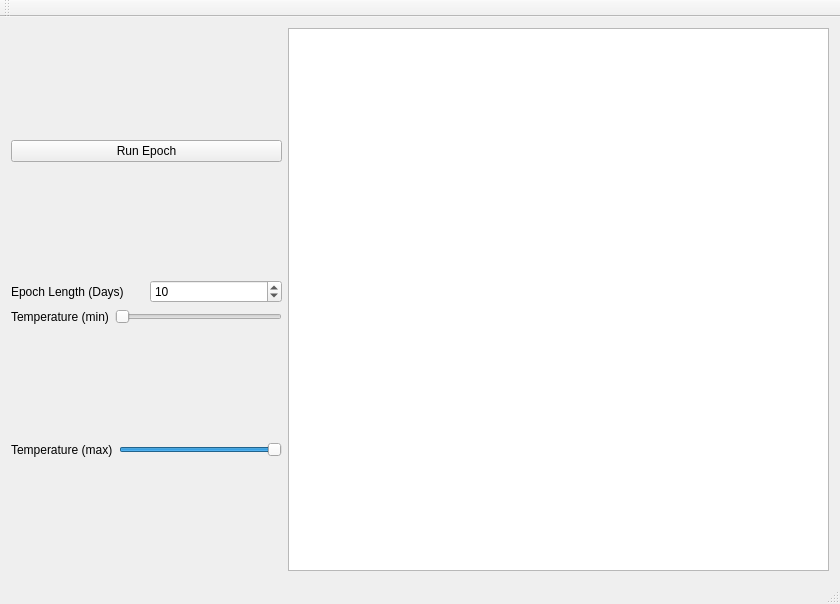
<?xml version="1.0" encoding="UTF-8"?>
<ui version="4.0">
 <class>EvolveUI</class>
 <widget class="QMainWindow" name="EvolveUI">
  <property name="geometry">
   <rect>
    <x>0</x>
    <y>0</y>
    <width>840</width>
    <height>604</height>
   </rect>
  </property>
  <property name="windowTitle">
   <string>EvolveUI</string>
  </property>
  <widget class="QWidget" name="centralWidget">
   <layout class="QVBoxLayout" name="verticalLayout">
    <item>
     <layout class="QHBoxLayout" name="horizontalLayout" stretch="1,2">
      <item>
       <layout class="QVBoxLayout" name="verticalLayout_3">
        <item>
         <widget class="QPushButton" name="run_button">
          <property name="text">
           <string>Run Epoch</string>
          </property>
         </widget>
        </item>
        <item>
         <layout class="QVBoxLayout" name="verticalLayout_5">
          <item>
           <layout class="QHBoxLayout" name="horizontalLayout_3">
            <item>
             <widget class="QLabel" name="label_2">
              <property name="text">
               <string>Epoch Length (Days)</string>
              </property>
             </widget>
            </item>
            <item>
             <widget class="QSpinBox" name="epoch_length_spinbox">
              <property name="maximum">
               <number>1000</number>
              </property>
              <property name="value">
               <number>10</number>
              </property>
             </widget>
            </item>
           </layout>
          </item>
          <item>
           <layout class="QHBoxLayout" name="horizontalLayout_2">
            <item>
             <widget class="QLabel" name="label">
              <property name="text">
               <string>Temperature (min)</string>
              </property>
             </widget>
            </item>
            <item>
             <layout class="QVBoxLayout" name="verticalLayout_2">
              <item>
               <widget class="QSlider" name="temperature_min_slider">
                <property name="orientation">
                 <enum>Qt::Horizontal</enum>
                </property>
               </widget>
              </item>
             </layout>
            </item>
           </layout>
          </item>
         </layout>
        </item>
        <item>
         <layout class="QHBoxLayout" name="horizontalLayout_4">
          <item>
           <widget class="QLabel" name="label_3">
            <property name="text">
             <string>Temperature (max)</string>
            </property>
           </widget>
          </item>
          <item>
           <widget class="QSlider" name="temperature_max_slider">
            <property name="maximum">
             <number>100</number>
            </property>
            <property name="value">
             <number>100</number>
            </property>
            <property name="orientation">
             <enum>Qt::Horizontal</enum>
            </property>
           </widget>
          </item>
         </layout>
        </item>
       </layout>
      </item>
      <item>
       <widget class="QTextBrowser" name="log_field"/>
      </item>
     </layout>
    </item>
   </layout>
  </widget>
  <widget class="QMenuBar" name="menuBar">
   <property name="geometry">
    <rect>
     <x>0</x>
     <y>0</y>
     <width>840</width>
     <height>22</height>
    </rect>
   </property>
  </widget>
  <widget class="QToolBar" name="mainToolBar">
   <attribute name="toolBarArea">
    <enum>TopToolBarArea</enum>
   </attribute>
   <attribute name="toolBarBreak">
    <bool>false</bool>
   </attribute>
  </widget>
  <widget class="QStatusBar" name="statusBar"/>
 </widget>
 <layoutdefault spacing="6" margin="11"/>
 <resources/>
 <connections/>
</ui>
